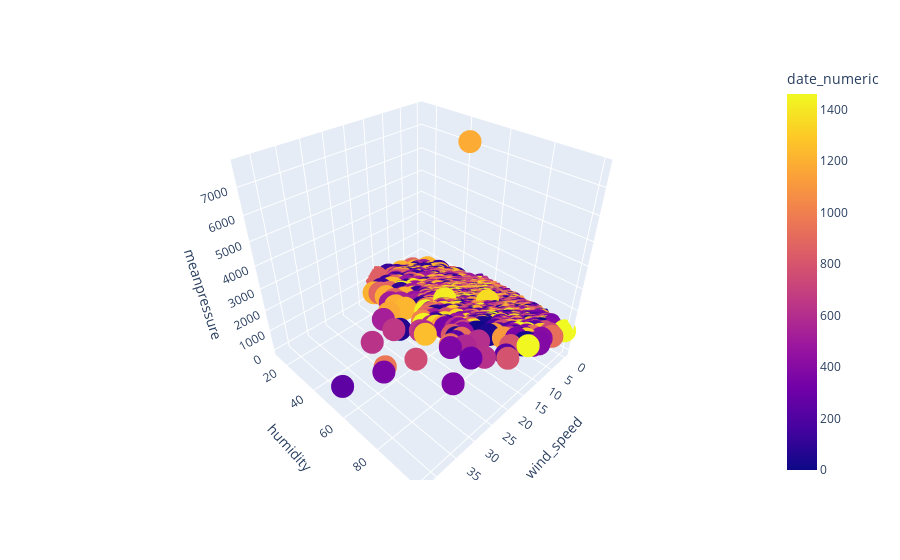

The code cell stored with this chart in its notebook:
### Code cell
sample_df = train_df.copy()
sample_df['date_numeric'] = sample_df['date'].factorize()[0]


fig = px.scatter_3d(sample_df, x='wind_speed', y='humidity', z='meanpressure', color='date_numeric')
fig.show()

### Figure 1 — Plotly figure (JSON) as saved in the notebook; plotly's stock layout.template omitted (floating-point values rounded to 4 significant figures; data arrays with more than 128 entries replaced by an {"elided": "..."} marker saying what was removed)
{"data": [{"hovertemplate": "wind_speed=%{x}<br>humidity=%{y}<br>meanpressure=%{z}<br>date_numeric=%{marker.color}<extra></extra>", "legendgroup": "", "marker": {"color": {"elided": "1462 int values"}, "coloraxis": "coloraxis", "symbol": "circle"}, "mode": "markers", "name": "", "scene": "scene", "showlegend": false, "type": "scatter3d", "x": {"elided": "1462 float values"}, "y": {"elided": "1462 float values"}, "z": {"elided": "1462 float values"}}], "layout": {"coloraxis": {"colorbar": {"title": {"text": "date_numeric"}}, "colorscale": [[0, "#0d0887"], [0.1111, "#46039f"], [0.2222, "#7201a8"], [0.3333, "#9c179e"], [0.4444, "#bd3786"], [0.5556, "#d8576b"], [0.6667, "#ed7953"], [0.7778, "#fb9f3a"], [0.8889, "#fdca26"], [1, "#f0f921"]]}, "legend": {"tracegroupgap": 0}, "margin": {"t": 60}, "scene": {"domain": {"x": [0, 1], "y": [0, 1]}, "xaxis": {"title": {"text": "wind_speed"}}, "yaxis": {"title": {"text": "humidity"}}, "zaxis": {"title": {"text": "meanpressure"}}}}}
